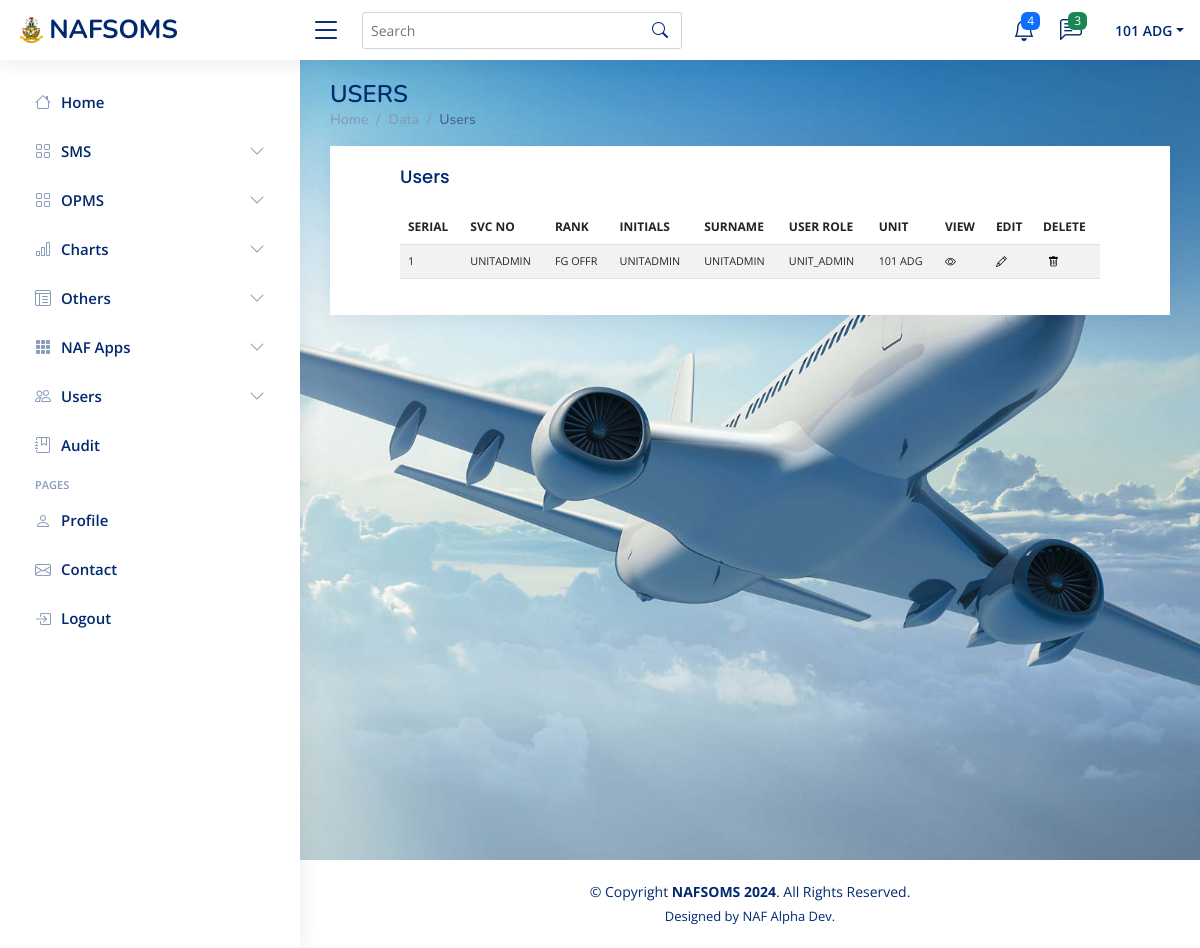
The app's page /UNIT_ADMIN/unitAdminUsers.php (signed in) with its own data.
### tables this page shows
CREATE TABLE `users` (
  `SVC_NO` varchar(20) NOT NULL,
  `RANK` varchar(20) NOT NULL,
  `INITIALS` varchar(20) NOT NULL,
  `SURNAME` varchar(50) NOT NULL,
  `UNIT_CODE` varchar(20) NOT NULL,
  `USER_ROLE` varchar(20) NOT NULL,
  `PASSWORD` varchar(50) NOT NULL
);

### UNIT_ADMIN/unitAdminUsers.php (the view, shortened to what this page needs)
<?php include('../Connection.php'); ?>
<?php include 'unitAdminHeader.php'; ?>
<?php include 'unitAdminSideNavBar.php';?>
<?php
    $account = $_SESSION['account'];
    $userSQL = "SELECT * FROM users WHERE UNIT_CODE = '$account'";
    $userResult = mysqli_query($conn, $userSQL);
?>
<main id="main" class="main"
  style="
    background-image: url('../IMAGES/img1.jpg');
    background-size: cover;
    background-position: center;
    min-height: 100vh;
    zIndex:-1;
    "
>
    <div class="pagetitle">
      <h1>USERS</h1>
      <nav>
        <ol class="breadcrumb">
          <li class="breadcrumb-item"><a href="unitAdminHome">Home</a></li>
          <li class="breadcrumb-item">Data</li>
          <li class="breadcrumb-item active">Users</li>
        </ol>
      </nav>
    </div>
   <section class="section">
      <div class="row">
        <div class="col-lg-12">
          <div class="card" style="padding-left:50px; padding-right:50px; border-radius:1px;">
            <div class="card-body">
              <h5 class="card-title">Users</h5>
            <div class="table-responsive" style="boder">
              <table class="table datatable table-striped second table-hover" style="text-transform:uppercase; font-size:75%;">
                <thead>
                  <tr>
                    <th scope="col">Serial</th>
                    <th scope="col">Svc No</th>
                    <th scope="col">Rank</th>
                    <th scope="col">Initials</th>
                    <th scope="col">Surname</th>
                    <th scope="col">User Role</th>
                    <th scope="col">Unit</th>
                    <th scope="col">View</th>
                    <th scope="col">Edit</th>
                    <th scope="col">Delete</th>
                  </tr>
                </thead>
                <tbody>
                       <?php
                    $serial = 1;
                    while($userFetch=mysqli_fetch_assoc($userResult))
            {
            ?>
                <tr id='userRow' style='text-transform: uppercase; font-size:90%;'>
                <td><?php echo $serial?></td>
                <td><?php echo $userFetch['SVC_NO']?></td>
                <td><?php echo $userFetch['RANK']?></td>
                <td><?php echo $userFetch['INITIALS']?></td>
                <td><?php echo $userFetch['SURNAME']?></td>
                <td><?php echo $userFetch['USER_ROLE']?></td>
                <td><?php echo $userFetch['UNIT_CODE']?></td>
                <td><a style="color:black" href='unitAdminViewUser?svcNo=<?php echo $userFetch['SVC_NO'];?>' type='submit' id='viewButton'><i class='bi bi-eye' id='viewButton'></i></a></td>
                <td><a style="color:black" href='unitAdminEditUser?svcNo=<?php echo $userFetch['SVC_NO'];?>' type='submit'><i class='bi bi-pencil' id='editButton'></i></a></td>
                <td>
                        <a style="color:grey; margin-left:5px; color:black; font-size:;" type="button" data-bs-toggle="modal" data-bs-target="#basicModal"><i class='bi bi-trash' id='deleteButton'></i>
                </td>
              </tr>
            <?php
            $serial++;
            }
            ?>
                </tbody>
              </table>
        </div>
            </div>
          </div>
        </div>
      </div>
    </section>
  </main>
<?php include 'unitAdminFooter.php'; ?>

### assets/css/style.css (style rules this page uses)
:root { scroll-behavior: smooth; }
body { font-family: "Open Sans", sans-serif; background: #f6f9ff; color: #444444; }
h1, h2, h3, h4, h5, h6 { font-family: "Nunito", sans-serif; }
#main { margin-top: 60px; padding: 20px 30px; transition: all 0.3s; }
.pagetitle { margin-bottom: 10px; }
.pagetitle h1 { font-size: 24px; margin-bottom: 0; font-weight: 600; color: #012970; }
.card { margin-bottom: 30px; border: none; border-radius: 5px; box-shadow: 0px 0 30px rgba(1, 41, 112, 0.1); }
.card-title { padding: 20px 0 15px 0; font-size: 18px; font-weight: 500; color: #012970; font-family: "Poppins", sans-serif; }
.card-body { padding: 0 20px 20px 20px; }
.breadcrumb { font-size: 14px; font-family: "Nunito", sans-serif; color: #899bbd; font-weight: 600; }
.breadcrumb a { color: #899bbd; transition: 0.3s; }
.breadcrumb .breadcrumb-item::before { color: #899bbd; }
.breadcrumb .active { color: #51678f; font-weight: 600; }
@media (min-width: 1200px) { #main, #footer { margin-left: 300px; } }

### records on screen
users: SVC_NO "UNITADMIN", RANK "FG OFFR", INITIALS "UNITADMIN", SURNAME "UNITADMIN", USER_ROLE "UNIT_ADMIN", UNIT_CODE "101 ADG"

### other values on screen
$_SESSION['account'] "101 ADG"
